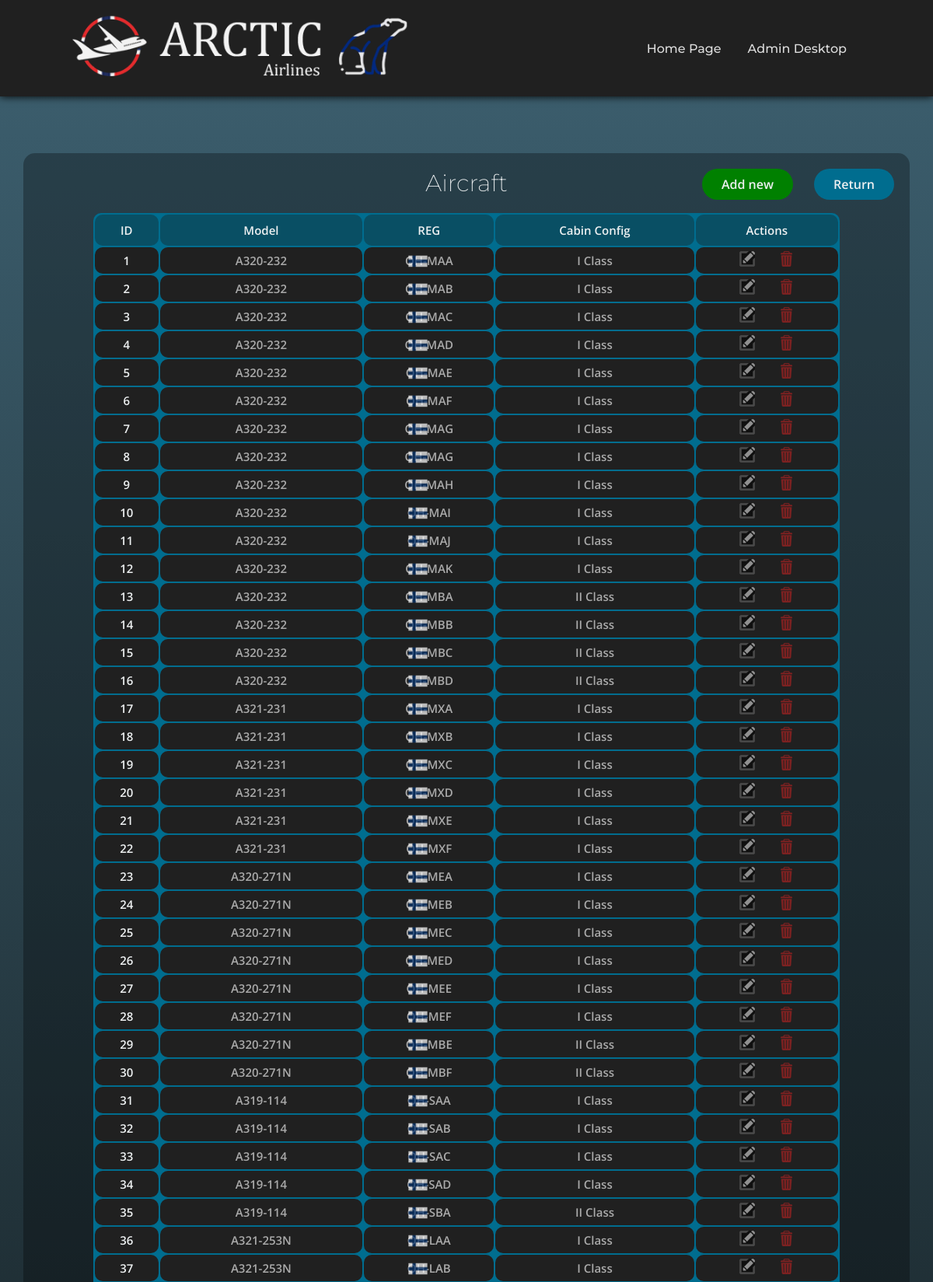
The app's page /PHP/admin/aircraft.php (signed in, upper part) with its own data.
### tables this page shows
CREATE TABLE `aircraft` (
  `ID` int(11) NOT NULL,
  `Airframe_type_id` int(11) NOT NULL,
  `REG` char(6) NOT NULL,
  `HasTwoClass_config` tinyint(1) NOT NULL
);

CREATE TABLE `airframe_type` (
  `ID` int(11) NOT NULL,
  `Make` varchar(50) NOT NULL,
  `Model` varchar(20) NOT NULL,
  `ICAO_reg` char(4) NOT NULL,
  `OperCost_hour` float(4,2) NOT NULL,
  `OneClassConfig_capacity` int(11) NOT NULL,
  `TwoClassConfig_capacity` int(11) NOT NULL
);

### PHP/admin/aircraft.php (the view, shortened to what this page needs)
<!DOCTYPE html>
<html>
    <head>
        <link rel="stylesheet" href="../../CSS/style.css">
        <link rel="stylesheet" href="../../CSS/style8.css">
    </head>
    <body>
        <header>
            <a href="../../index.php" class="logo"><img src="../../art/logo.png"></a>
            <nav>
                <ul class="nav_links">
                    <li><a href="../../index.php">Home Page</a></li>
                    <li><a href="./desktop.php">Admin Desktop</a></li>
                </ul>
            </nav>
        </header>
        <div class="box">
            <h1>Aircraft</h1>
            <table>
                <tr>
                    <th>ID</th>
                    <th>Model</th>
                    <th>REG</th>
                    <th>Cabin Config</th>
                    <th>Actions</th>
                </tr>
                <?php
                include("../connect.php");
                $select_query = $server_connection->query("SELECT aircraft.ID AS air_id, aircraft.Airframe_type_id, aircraft.REG AS REG, aircraft.HasTwoClass_config AS config,
                airframe_type.ID, airframe_type.Model AS model FROM aircraft JOIN airframe_type ON aircraft.Airframe_type_id = airframe_type.ID ORDER BY aircraft.ID");
                while($row = $select_query->fetch_assoc()){
                    echo"<tr>";
                    echo"<td class='id'>".$row['air_id']."</td>";
                    echo"<td>".$row['model']."</td>";
                    if(substr($row['REG'], 0, 2)=='LN') echo"<td class='flag4'><img src='../../art/flags/norway.png'>".$row['REG']."</td>";
                    elseif(substr($row['REG'], 0, 2)=='OH') echo"<td class='flag4'><img src='../../art/flags/finland.png'>".$row['REG']."</td>";
                    else echo"<td class='flag4'>".$row['REG']."</td>";
                    if($row['config']==1){
                        echo"<td>II Class</td>";
                    }
                    else echo"<td>I Class</td>";
                    echo"<td><a href='./aircraft_mod.php?mod=2&id=".$row['air_id']."'><img class='edit' src='../../art/edit.png'></a><a href='./aircraft_mod.php?mod=1&id=".$row['air_id']."'><img class='trash' src='../../art/trash.png'></a></td>";
                    echo"</tr>";
                }
                ?>
            </table>
            <a href="./aircraft_mod.php?mod=3"><button class="add">Add new</button></a>
            <a href="./desktop.php"><button class="button">Return</button></a>
        </div>
    </body>
</html>

### CSS/style.css (style rules this page uses)
:root { --main_gradient: linear-gradient(0deg, #12191b, #3d6070 100%); --oceanblue: #304d6e; --greenishblue: #006d8f; --greenishblue2: #094f64; --highlights: #00c3ff; --textwhite: #edf0f1; --textlight: #dddddd; }
* { margin: 0; padding: 0; box-sizing: border-box; }
body { min-height: 100vh; background: var(--main_gradient); }
header { background-color: #202020; display: flex; justify-content: flex-end; align-items: center; padding: 10px 8vw; box-shadow: 0 0 10px; transition-property: box-shadow; transition-duration: 400ms; transition-delay: 50ms; }
.nav_links { list-style: none; }
.nav_links li { display: inline-block; padding: 0px 15px; }
.nav_links a { font-family: 'Montserrat', sans-serif; font-style: normal; font-weight: 500; font-size: 16px; color: var(--textlight); text-decoration: none; transition: all, 200ms; }
.logo { scale: 90%; opacity: 95%; margin-right: auto; margin-left: -3vw; }

### CSS/style8.css (style rules this page uses)
:root { --main_gradient: linear-gradient(0deg, #12191b, #3d6070 100%); --oceanblue: #304d6e; --greenishblue: #006d8f; --greenishblue2: #094f64; --highlights: #00c3ff; --textwhite: #edf0f1; --textlight: #dddddd; }
body { background: var(--main_gradient); background-attachment: fixed; }
.box { position: relative; width: 95vw; height: 80vh; left: 2.5vw; top: 3vh; background-color: rgba(0, 0, 0, 0.3); border-radius: 15px; text-align: center; overflow-y: scroll; }
.box h1 { padding: 20px 10px; font-family: 'Montserrat', sans-serif; font-size: 30px; font-weight: 200; color: var(--textwhite); cursor: default; }
table { position: absolute; left: calc(50% - 40vw); width: 80vw; background-color: var(--greenishblue); border-radius: 10px; }
th { background-color: var(--greenishblue2); font-family: 'Open Sans', sans-serif; font-size: 15px; font-weight: 600; color: var(--textwhite); padding: 10px; border-radius: 10px; }
td { text-align: center; background-color: #202020; font-family: 'Open Sans', sans-serif; font-size: 15px; font-weight: 600; color: rgb(170, 170, 170); padding: 5px; border-radius: 10px; }
.id { color: var(--textwhite); }
.trash { opacity: 50%; transition: opacity 200ms; }
.button { position: absolute; top: 20px; right: 20px; font-family: 'Open Sans', sans-serif; font-style: normal; font-weight: 600; font-size: 16px; background-color: var(--greenishblue); color: var(--textwhite); padding: 9px 25px; border: none; border-radius: 20px; cursor: pointer; transition: background-color 200ms; }
.flag4 img { position: absolute; left: 30.75vw; margin-top: -18px; scale: 25%; opacity: 70%; }
.edit { opacity: 50%; margin-right: 30px; filter:grayscale(100%); transition-property: opacity, filter; transition-duration: 200ms; }
.add { position: absolute; top: 20px; right: 150px; font-family: 'Open Sans', sans-serif; font-style: normal; font-weight: 600; font-size: 16px; background-color: green; color: var(--textwhite); padding: 9px 25px; border: none; border-radius: 20px; cursor: pointer; transition: background-color 200ms; }

### records on screen
aircraft: ID "1", Airframe_type.Model "A320-232", REG "OH-MAA", HasTwoClass_config "I Class"
aircraft: ID "2", Airframe_type.Model "A320-232", REG "OH-MAB", HasTwoClass_config "I Class"
aircraft: ID "3", Airframe_type.Model "A320-232", REG "OH-MAC", HasTwoClass_config "I Class"
aircraft: ID "4", Airframe_type.Model "A320-232", REG "OH-MAD", HasTwoClass_config "I Class"
aircraft: ID "5", Airframe_type.Model "A320-232", REG "OH-MAE", HasTwoClass_config "I Class"
aircraft: ID "6", Airframe_type.Model "A320-232", REG "OH-MAF", HasTwoClass_config "I Class"
aircraft: ID "7", Airframe_type.Model "A320-232", REG "OH-MAG", HasTwoClass_config "I Class"
aircraft: ID "8", Airframe_type.Model "A320-232", REG "OH-MAG", HasTwoClass_config "I Class"
aircraft: ID "9", Airframe_type.Model "A320-232", REG "OH-MAH", HasTwoClass_config "I Class"
aircraft: ID "10", Airframe_type.Model "A320-232", REG "OH-MAI", HasTwoClass_config "I Class"
aircraft: ID "11", Airframe_type.Model "A320-232", REG "OH-MAJ", HasTwoClass_config "I Class"
aircraft: ID "12", Airframe_type.Model "A320-232", REG "OH-MAK", HasTwoClass_config "I Class"
aircraft: ID "13", Airframe_type.Model "A320-232", REG "OH-MBA", HasTwoClass_config "II Class"
aircraft: ID "14", Airframe_type.Model "A320-232", REG "OH-MBB", HasTwoClass_config "II Class"
aircraft: ID "15", Airframe_type.Model "A320-232", REG "OH-MBC", HasTwoClass_config "II Class"
aircraft: ID "16", Airframe_type.Model "A320-232", REG "OH-MBD", HasTwoClass_config "II Class"
aircraft: ID "17", Airframe_type.Model "A321-231", REG "OH-MXA", HasTwoClass_config "I Class"
aircraft: ID "18", Airframe_type.Model "A321-231", REG "OH-MXB", HasTwoClass_config "I Class"
aircraft: ID "19", Airframe_type.Model "A321-231", REG "OH-MXC", HasTwoClass_config "I Class"
aircraft: ID "20", Airframe_type.Model "A321-231", REG "OH-MXD", HasTwoClass_config "I Class"
aircraft: ID "21", Airframe_type.Model "A321-231", REG "OH-MXE", HasTwoClass_config "I Class"
aircraft: ID "22", Airframe_type.Model "A321-231", REG "OH-MXF", HasTwoClass_config "I Class"
aircraft: ID "23", Airframe_type.Model "A320-271N", REG "OH-MEA", HasTwoClass_config "I Class"
aircraft: ID "24", Airframe_type.Model "A320-271N", REG "OH-MEB", HasTwoClass_config "I Class"
aircraft: ID "25", Airframe_type.Model "A320-271N", REG "OH-MEC", HasTwoClass_config "I Class"
aircraft: ID "26", Airframe_type.Model "A320-271N", REG "OH-MED", HasTwoClass_config "I Class"
aircraft: ID "27", Airframe_type.Model "A320-271N", REG "OH-MEE", HasTwoClass_config "I Class"
aircraft: ID "28", Airframe_type.Model "A320-271N", REG "OH-MEF", HasTwoClass_config "I Class"
aircraft: ID "29", Airframe_type.Model "A320-271N", REG "OH-MBE", HasTwoClass_config "II Class"
aircraft: ID "30", Airframe_type.Model "A320-271N", REG "OH-MBF", HasTwoClass_config "II Class"
aircraft: ID "31", Airframe_type.Model "A319-114", REG "OH-SAA", HasTwoClass_config "I Class"
aircraft: ID "32", Airframe_type.Model "A319-114", REG "OH-SAB", HasTwoClass_config "I Class"
aircraft: ID "33", Airframe_type.Model "A319-114", REG "OH-SAC", HasTwoClass_config "I Class"
aircraft: ID "34", Airframe_type.Model "A319-114", REG "OH-SAD", HasTwoClass_config "I Class"
aircraft: ID "35", Airframe_type.Model "A319-114", REG "OH-SBA", HasTwoClass_config "II Class"
aircraft: ID "36", Airframe_type.Model "A321-253N", REG "OH-LAA", HasTwoClass_config "I Class"
aircraft: ID "37", Airframe_type.Model "A321-253N", REG "OH-LAB", HasTwoClass_config "I Class"
